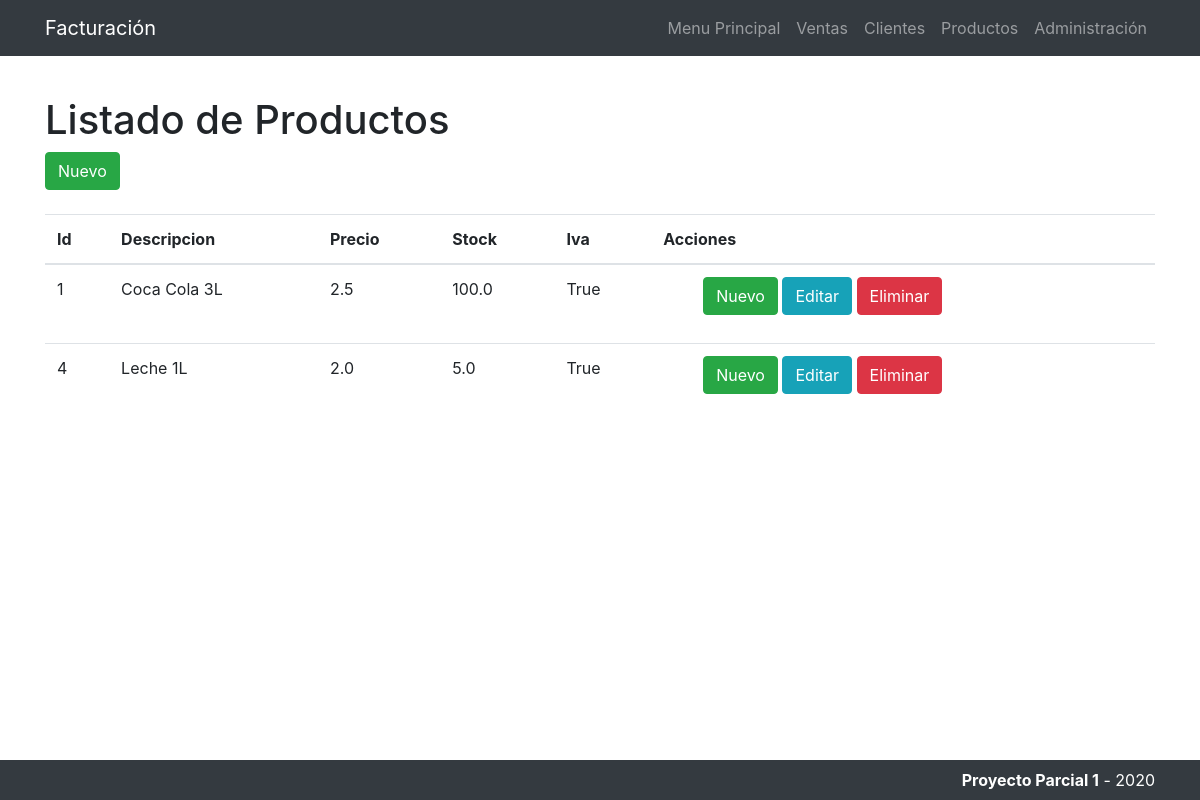
The app's page /listarproducto/ with its own data.
### app/models.py (models this page shows, shortened)
class Producto(models.Model):
    descripcion = models.CharField(max_length=100)
    precio = models.FloatField(default=0)
    stock = models.FloatField(default=0)
    iva = models.BooleanField(default=True)

### app/views.py (the view)
# urls.py: path('listarproducto/', listarProducto, name='listarproducto'),
def listarProducto(request):
    producto = Producto.objects.all()
    opciones = {'Menu': 'Menu Principal',
                'Cliente': 'Clientes','Producto':'Productos','Factura':'Ventas', 'productos': producto}
    return render(request, 'listar_producto.html', opciones)

### templates/listar_producto.html (shortened to what this page needs)
<!DOCTYPE html>
<html lang="en">
<head>
    {% load static %}
    <link href="{% static 'bootstrap/css/bootstrap.min.css' %}" rel="stylesheet">
    <link rel="stylesheet" href="https://stackpath.bootstrapcdn.com/bootstrap/4.5.2/css/bootstrap.min.css">
    <link href="{% static 'bootstrap/css/bootstrap.min.css' %}" rel="stylesheet">
</head>
<body>
<nav class="navbar navbar-expand-lg navbar-dark bg-dark fixed-top">
    <div class="container">
        <a class="navbar-brand" href="#">Facturación</a>
        <div class="collapse navbar-collapse" id="navbarResponsive">
            <ul class="navbar-nav ml-auto">
                <li class="nav-item">
                    <a class="nav-link" href="/">{{ Menu}}</a>
                </li>
                <li class="nav-item">
                    <a class="nav-link" href="/listarfactura">{{Factura}}</a>
                </li>
                <li class="nav-item">
                    <a class="nav-link" href="/listarcliente">{{Cliente}}</a>
                </li>
                <li class="nav-item">
                    <a class="nav-link" href="/listarproducto">{{Producto}}</a>
                </li>
                <li class="nav-item">
                    <a class="nav-link" href="/admin">Administración</a>
                </li>
            </ul>
        </div>
    </div>
</nav>
<br><br><br><br>
    <div class="container">
    <h1>Listado de {{Producto}}</h1>
    <l1><a class="btn btn-success" href="{% url 'producto' %}">Nuevo</a></l1>
    <br><br>
        <table class="table table-hover">
            <thead>
                <tr>
                    <th>Id</th>
                    <th>Descripcion</th>
                    <th>Precio</th>
                    <th>Stock</th>
                    <th>Iva</th>
                    <th>Acciones</th>
                </tr>
            </thead>
            <body>
                {% for producto in productos %}
                <tr>
                    <td>{{ producto.id }}</td>
                    <td>{{ producto.descripcion }}</td>
                    <td>{{ producto.precio }}</td>
                    <td>{{ producto.stock }}</td>
                    <td>{{ producto.iva }}</td>
                    <td>
                        <ul>
                            <l1><a class="btn btn-success" href="{% url 'producto' %}">Nuevo</a></l1>
                            <l1><a class="btn btn-info" href="{% url 'editarproducto' producto.id %}">Editar</a></l1>
                            <l1><a class="btn btn-danger" href="{% url 'eliminarproducto' producto.id %}">Eliminar</a></l1>
                        </ul>
                    </td>
                </tr>
                {% endfor %}
            </body>
        </table>
</div>
<br><br><br><br>
<footer class="py-2 bg-dark" style="bottom: 0; position:fixed; width:100%;">
    <div class="container">
        <p class="m-0 text-right  text-white"><b>Proyecto Parcial 1</b> - 2020</p>
    </div>
</footer>
</body>
</html>

### records on screen
Producto: id "1", descripcion "Coca Cola 3L", precio "2.5", stock "100.0", iva "True"
Producto: id "4", descripcion "Leche 1L", precio "2.0", stock "5.0", iva "True"

### other values on screen
{{ Menu }} "Menu Principal"
{{ Factura }} "Ventas"
{{ Cliente }} "Clientes"
{{ Producto }} "Productos"
